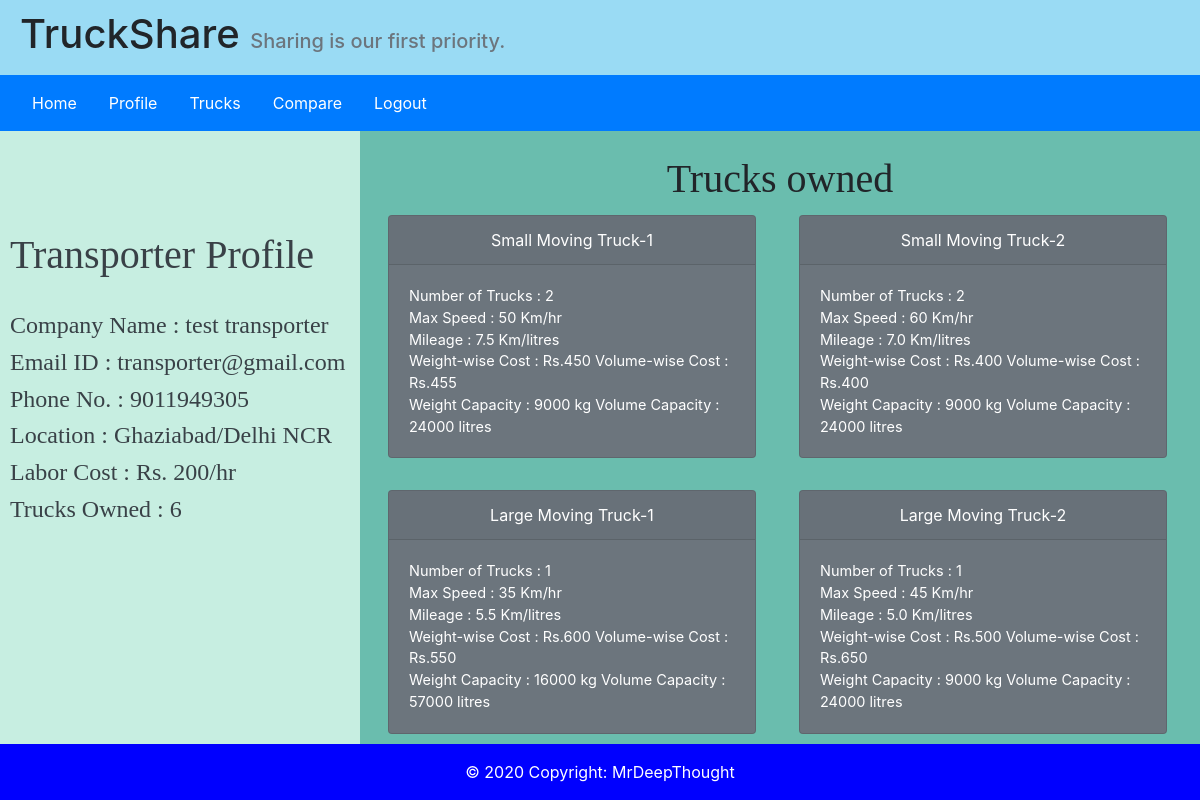
The page /profile/2 (signed in) on the database its author committed.
### TruckShare/models.py (models this page shows, shortened)
class Transporter(models.Model):
    user = models.OneToOneField(User, on_delete=models.CASCADE);
    laborCost = models.IntegerField(null=True);
    location = models.ForeignKey(City, on_delete=models.CASCADE, related_name='transporters');
    numTrucksOwned = models.IntegerField(default=0);

class User(AbstractUser):
    companyName = models.CharField(max_length=100);
    phoneNo = models.CharField(max_length=10);
    is_manufacturer = models.BooleanField(default=False);
    is_transporter = models.BooleanField(default=False);

class City(models.Model):
    name = models.CharField(max_length=50);
    state = models.CharField(max_length=50);
    def __str__(self):
        return self.name;

class Truck(models.Model):
    TYPES = (
        ('SMT1','Small Moving Truck-1'),
        ('SMT2','Small Moving Truck-2'),
        ('LMT1','Large Moving Truck-1'),
        ('LMT2','Large Moving Truck-2'),
    );
    truckType = models.CharField(max_length=4, choices=TYPES, default='SMT1')
    maxSpeed = models.IntegerField(null=True);
    mileage = models.FloatField(null=True);
    volumeCap = models.IntegerField(null=True);
    weightCap = models.IntegerField(null=True);
    volumeFilled = models.IntegerField(null=True);
    weightFilled = models.IntegerField(null=True);
    costFact1 = models.IntegerField(null=True);
    costFact2 = models.IntegerField(null=True);
    availability = models.BooleanField(default=True);
    booked = models.BooleanField(default=False);
    owner = models.ForeignKey(Transporter, related_name='ownedTrucks', on_delete=models.CASCADE, null=True);
    parkedAt = models.ForeignKey(Transporter,related_name='parkedTrucks', on_delete=models.CASCADE, null=True);

### TruckShare/views.py (the view)
# urls.py: path("profile/<int:transporterId>", views.transporter_profile, name="transporterProfile"),
def transporter_profile(request,transporterId):
    transporter = Transporter.objects.get(pk=transporterId);
    ownerTrucks = dict()
    for type in Truck.TYPES:
        trucks = Truck.objects.filter(owner=transporter).filter(truckType=type[0]);
        if len(trucks) != 0:
            ownerTrucks[type] = (trucks[0],len(trucks),type[1]);
        else:
            continue;
    context ={
        'ownerTrucks': ownerTrucks,
        'transporter': transporter
    };
    return render(request, 'TruckShare/transprofile.html', context)

### TruckShare/templates/TruckShare/transprofile.html (shortened to what this page needs)
{% extends 'TruckShare/layout.html' %}
{% block section %}
<div class="profile-container d-flex flex-row ">
    <div class="profile-info-container">
        <h1 class="text-bolder" style="font-family:fantasy;">Transporter Profile</h1>
        <br>
        <h4 style="font-family:fantasy;">Company Name :
            {{transporter.user.companyName}}</h4>
        <h4 style="font-family:fantasy;">Email ID :
            {{transporter.user.email}}</h4>
        <h4 style="font-family:fantasy;">Phone No. :
            {{transporter.user.phoneNo}}</h4>
        <h4 style="font-family:fantasy;">Location :
            {{transporter.location}}/{{request.user.transporter.location.state}}
        </h4>
        <h4 style="font-family:fantasy;">Labor Cost :
            Rs. {{transporter.laborCost}}/hr</h4>
        <h4 style="font-family:fantasy;">Trucks Owned :
            {{transporter.numTrucksOwned}}
        </h4>
    </div>
    <div class="profile-truck-container">
        <div class="container p-4">
            <div class="row">
                <div class="col-12">
                    <h1 class="text-center" style="font-family:fantasy;">Trucks owned</h1>
                </div>
            </div>
            <div class="row row-cols-1 row-cols-md-2">
                {% for truck,freq,truckType in ownerTrucks.values %}
                <div class="col mb-4">
                    <div class="card text-white bg-secondary m-1"
                        style="max-width: 23rem;">
                        <div class="card-header text-center">{{truckType}}</div>
                        <div class="card-body">
                            <div class="truck-info">
                                <p class="card-text text-white" style="font-size:14.5px;">
                                    Number of Trucks : {{freq}}<br>
                                    Max Speed : {{truck.maxSpeed}} Km/hr<br>
                                    Mileage : {{truck.mileage}} Km/litres<br>
                                    Weight-wise Cost : Rs.{{truck.costFact1}} Volume-wise
                                    Cost :
                                    Rs.{{truck.costFact2}}<br>
                                    Weight Capacity : {{truck.weightCap}} kg Volume
                                    Capacity :
                                    {{truck.volumeCap}} litres<br>
                                </p>
                            </div>
                        </div>
                    </div>
                </div>
                {% endfor %}
            </div>
        </div>
    </div>
</div>
{% endblock %}

### TruckShare/static/TruckShare/main.css (style rules this page uses)
body,html { height:100% }
.profile-container { min-height:566px }
.profile-container .profile-info-container { min-width:30%;background-color:#c7eee1;padding:100px 10px 10px 10px;font-family:sans-serif;color:#394147 }
.profile-container .profile-truck-container { max-width:70%;background-color:#6abdae }

### rows shown on the page
User: user.transporter.location.state "Delhi NCR"
Truck: truckType "Small Moving Truck-1", freq "2", maxSpeed "50", mileage "7.5", costFact1 "450", costFact2 "455", weightCap "9000", volumeCap "24000"
Truck: truckType "Small Moving Truck-2", freq "2", maxSpeed "60", mileage "7.0", costFact1 "400", costFact2 "400", weightCap "9000", volumeCap "24000"
Truck: truckType "Large Moving Truck-1", availability "1", maxSpeed "35", mileage "5.5", costFact1 "600", costFact2 "550", weightCap "16000", volumeCap "57000"
Truck: truckType "Large Moving Truck-2", availability "1", maxSpeed "45", mileage "5.0", costFact1 "500", costFact2 "650", weightCap "9000", volumeCap "24000"
